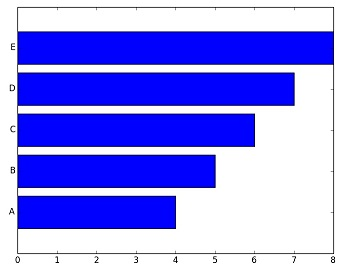

This figure's Python source:
# -*- coding: utf-8 -*-
import numpy as np
import matplotlib.pyplot as plt

def main():
    x = [1, 2, 3, 4, 5]
    y = [4, 5, 6, 7, 8]

    plt.barh(x, y, align="center")           # 中央寄せで棒グラフ作成
    plt.yticks(x, ["A","B","C", "D", "E"])  # X軸のラベル
    plt.show()

if __name__ == '__main__':
    main()
